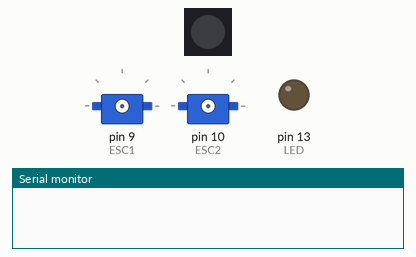
Simulated run of this sketch. Board: Arduino Mega 2560, built with avr-gcc and run on an emulated ATmega2560. On the bench: 1 RGB LEDs in strip order, left to right, 2 × servo, output pins drawn as LEDs (lit = HIGH), the last lines printed to the serial monitor. Dim RGB values are drawn brighter than linear; no radio packets arrive unless stated; pins used as bus, display or sensor lines are not drawn.

Above: at 0.1 s.
At 5.1 s:
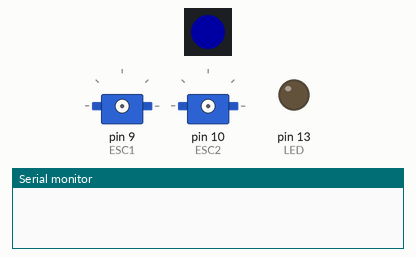
At 10.2 s:
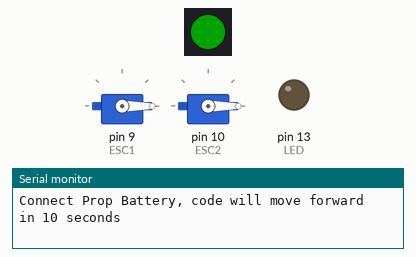
At 20.3 s:
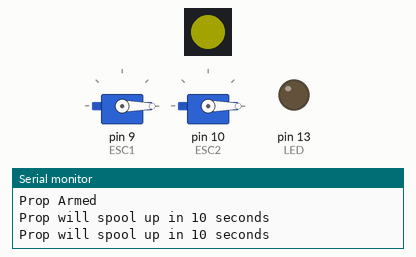
At 30.3 s:
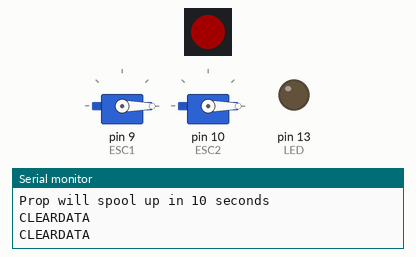
At 38.38 s:
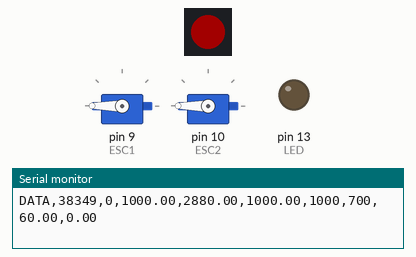
Timing chart, 0 to 39.9 s (numbered marks = the images above):
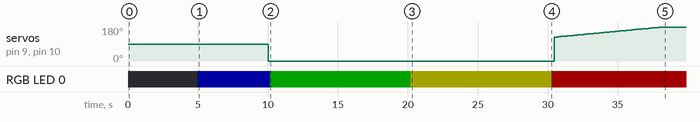

The sketch:

prop_lander_control_testing_ultra_sonic_V3.ino
```cpp
#include <Servo.h>
#include <Adafruit_NeoPixel.h>
#include <SPI.h>
#include <RH_RF69.h>

#define PIN 40 // On Trinket or Gemma, suggest changing this to 1
#define NUMPIXELS 1 // Popular NeoPixel ring size

// Change to 434.0 or other frequency, must match RX's freq!
#define RF69_FREQ 915.0

#define RFM69_CS    4
#define RFM69_INT   3
#define RFM69_RST   2
#define LED        13

Adafruit_NeoPixel pixels(NUMPIXELS, PIN, NEO_GRB + NEO_KHZ800);
Servo ESC1;
Servo ESC2;
RH_RF69 rf69(RFM69_CS, RFM69_INT); // Singleton instance of the radio driver

// PID gain definitions
float Kp = 48; // Proportional gain
float Ki = 0; // Integral gain
float Kd = 4; // Derivative gain

int desiredHeight = 60; // Desired height (in cm)

// Add a maximum and minimum limit for the integral term
float integralMax = 100; // Set these limits based on this system
float integralMin = -100;

float alpha = 0.3; // Smoothing factor (0 < smoothingFactor < 1)
float filteredOutput = 0; // Initial filtered Output

float throttleOutput = 700; // Current throttle output
float throttleTarget = 0; // Target throttle from the PID
float maxSlewRate = 50; // Maximum change per control loop (e.g., 0.5% per iteration)

int desiredDerivativeRateMin = 40; // cm/s
int desiredDerivativeRateMax = 60; // cm/s
int previousOutput = 0;

int minThrottle = 700; // Minimum throttle
int maxThrottle = 1000; // Maximum throttle

int velocityConstrainedMinThrottle = 0;
int velocityConstrainedMaxThrottle = 0;

float minHeight = 16.5;
float groundEffectHeight = 26.0;

float deltaTime = 0.050; // Controls the pace of system control loop

// Control variable definitions
float currentHeight = 0;
int previousHeight = 0;
float error = 0;
float previousError = 0;
float integral = 0;
float derivative = 0;
float pidOutput = 0;
float constrainedOutput = 0;
float slewRateLimitedOutput = 0;
unsigned long previousTime = 0;

int radioCharLength = 63;

// Defines variables for LIDAR sensor
int distance;
int check;
int i;
int uart[9];
const int HEADER = 0x59;

void getDistance() {
  if (Serial1.available()) {
    if (Serial1.read() == HEADER) {
      uart[0] = HEADER;
      if (Serial1.read() == HEADER) {
        uart[1] = HEADER;
        for (i = 2; i < 9; i++) {
          uart[i] = Serial1.read();
        }
        check = uart[0] + uart[1] + uart[2] + uart[3] + uart[4] + uart[5] + uart[6] + uart[7];
        if (uart[8] == (check & 0xff)) {
          distance = uart[2] + uart[3] * 256;
        }
      }
    }
  }
}

void setThrottle1(int throttle)
{
  throttle = map(throttle, 0, 1000, 1000, 2000);
  ESC1.writeMicroseconds(throttle);
}

void setThrottle2(int throttle)
{
  throttle = map(throttle, 0, 1000, 1000, 2000);
  ESC2.writeMicroseconds(throttle);
}

void sendRadioComms(String data)
{
  // Convert the String to a char array
  char telemetry[data.length() + 1]; // Allocate enough space
  data.toCharArray(telemetry, sizeof(telemetry)); // Convert String to char array

  char radiopacket[radioCharLength]; //Increase this value to prevent cutting off characters when sending data
  strncpy(radiopacket, telemetry, sizeof(radiopacket) - 1); // Ensure safe copy
  radiopacket[sizeof(radiopacket) - 1] = '\0'; // Null-terminate for safetry
  Serial.println(radiopacket);

  // Send a message to the DESTINATION!
  rf69.send((uint8_t *)radiopacket, strlen(radiopacket));
  rf69.waitPacketSent();

  // Now wait for a reply from the server
  Blink(LED, 1, 1); // blink LED 1 times, 1ms between blinks
}

void Blink(byte pin, byte delay_ms, byte loops)
{
  while (loops--) {
    digitalWrite(pin, HIGH);
    delay(delay_ms);
    digitalWrite(pin, LOW);
    delay(delay_ms);
  }
}

float lowPassFilter(float output) {
  // Apply low-pass filter formula
  filteredOutput = alpha * output + (1 - alpha) * filteredOutput;
  return filteredOutput;
}

int slewRateLimitedThrottle(int throttleTarget) {
  // Clamp target throttle to always stay within [70, 100]
  throttleTarget = constrain(throttleTarget, minThrottle, maxThrottle);

  float maxChange = maxSlewRate * deltaTime; // Max allowable change in this time step

  if (throttleTarget >= minThrottle && throttleTarget <= maxThrottle) {
  // Limit the rate of change
    if (throttleTarget > throttleOutput) {
      throttleOutput = min(throttleOutput + maxChange, throttleTarget);
    } else {
      throttleOutput = max(throttleOutput - maxChange, throttleTarget);
    }
  }

  // Send the limited throttle to the motor
  return throttleOutput;
}

void setup()
{
  delay(5000);

  pixels.begin(); // INITIALIZE NeoPixel strip object (REQUIRED)
  pixels.clear(); // Set all pixel colors to 'off'
  pixels.setPixelColor(0, pixels.Color(0, 0, 35));
  pixels.show();   // Send the updated pixel colors to the hardware.

  delay(5000);

  Serial.begin(115200);
  Serial1.begin(115200);

  // Everything below this comment is from RadioHead69_AddrDemo_TX_Custom code to setup radio
  pinMode(LED, OUTPUT);
  pinMode(RFM69_RST, OUTPUT);
  digitalWrite(RFM69_RST, LOW);

  // manual reset
  digitalWrite(RFM69_RST, HIGH);
  delay(10);
  digitalWrite(RFM69_RST, LOW);
  delay(10);

  if (!rf69.init()) {
    Serial.println("RFM69 radio init failed");
    while (1);
  }
  Serial.println("RFM69 radio init OK!");
  // Defaults after init are 434.0MHz, modulation GFSK_Rb250Fd250, +13dbM (for low power module)
  // No encryption
  if (!rf69.setFrequency(RF69_FREQ)) {
    Serial.println("setFrequency failed");
  }

  // If you are using a high power RF69 eg RFM69HW, you *must* set a Tx power with the
  // ishighpowermodule flag set like this:
  rf69.setTxPower(20, true);  // range from 14-20 for power, 2nd arg must be true for 69HCW

  // The encryption key has to be the same as the one in the client
  uint8_t key[] = { 0x01, 0x02, 0x03, 0x04, 0x05, 0x06, 0x07, 0x08,
                    0x01, 0x02, 0x03, 0x04, 0x05, 0x06, 0x07, 0x08 };
  rf69.setEncryptionKey(key);

  Serial.print("RFM69 radio @");  Serial.print((int)RF69_FREQ);  Serial.println(" MHz");
  // Radio code stops above this comment

  ESC1.attach(9, 1000, 2000);
  ESC2.attach(10, 1000, 2000);

  setThrottle1(0); // Set throttle to 0%
  setThrottle2(0); // Set throttle to 0%
  Serial.println("Throttle LOW");
  sendRadioComms("Throttle LOW");

  Serial.println("\nConnect Prop Battery, code will move forward in 10 seconds");
  sendRadioComms("Connect Prop Battery, code will move forward in 10 seconds");

  pixels.setPixelColor(0, pixels.Color(0, 35, 0));
  pixels.show(); // Send the updated pixel colors to the hardware.

  delay(10000);

  Serial.println("Prop Armed");
  sendRadioComms("Prop Armed");

  pixels.setPixelColor(0, pixels.Color(35, 35, 0));
  pixels.show(); // Send the updated pixel colors to the hardware.

  Serial.println("\nProp will spool up in 10 seconds");
  sendRadioComms("Prop will spool up in 10 seconds");
  delay(10000);

  pixels.setPixelColor(0, pixels.Color(35, 0, 0));
  pixels.show(); // Send the updated pixel colors to the hardware.

  Serial.println("CLEARDATA");
  sendRadioComms("CLEARDATA");

  Serial.println("LABEL,T,H,Const,PID,Slew,TMax,TMin,E,dE");
  sendRadioComms("LABEL,T,H,Const,PID,Slew,TMax,TMin,E,dE");

  Serial.println("RESETTIMER");
  sendRadioComms("RESETTIMER");
}

void loop()
{
  unsigned long currentTime = millis(); // Get current time

  // Run PID loop at regular intervals
  if (currentTime - previousTime >= deltaTime * 1000) {
    float elapsedTime = (currentTime - previousTime) / 1000.0;
    previousTime = currentTime;

    int currentHeight = distance; // Read height sensor

    error = desiredHeight - currentHeight; // Calculate error

    integral += error * elapsedTime;

    // Clamp the integral term
    integral = constrain(integral, integralMin, integralMax);

    derivative = (error - previousError) / elapsedTime; // Calculate derivative

    pidOutput = Kp * error + Ki * integral + Kd * derivative; // Compute the PID output

    slewRateLimitedOutput = slewRateLimitedThrottle(pidOutput); // Ensure output is within prop control range in terms of % throttle

    previousError = error;

    if (derivative <= -desiredDerivativeRateMin && derivative >= -desiredDerivativeRateMax && currentHeight >= groundEffectHeight) {
      velocityConstrainedMaxThrottle = max(previousOutput, velocityConstrainedMaxThrottle);
      maxSlewRate = 50;
    }

    if (derivative == 20 && previousOutput < velocityConstrainedMaxThrottle) {
      velocityConstrainedMinThrottle = previousOutput;
      maxSlewRate = 100;
    }

    if (derivative >= -desiredDerivativeRateMin && derivative <= desiredDerivativeRateMin && currentHeight <= minHeight) {
      velocityConstrainedMaxThrottle = slewRateLimitedOutput;
      velocityConstrainedMinThrottle = minThrottle;
    }

    if (currentHeight < groundEffectHeight) {
      velocityConstrainedMaxThrottle = slewRateLimitedOutput;
      velocityConstrainedMinThrottle = minThrottle;
    }

    if (derivative >= -desiredDerivativeRateMin && derivative <= desiredDerivativeRateMin && currentHeight >= groundEffectHeight) {
      maxSlewRate = 10;
    }

    constrainedOutput = constrain(slewRateLimitedOutput, velocityConstrainedMinThrottle, velocityConstrainedMaxThrottle);

    setThrottle1(constrainedOutput);
    setThrottle2(constrainedOutput);

    previousOutput = constrainedOutput;

    String data = "DATA," + String(currentTime) + "," + String(currentHeight) + "," + String(constrainedOutput) + "," + String(pidOutput) + "," + String(slewRateLimitedOutput) + "," + String(velocityConstrainedMaxThrottle) + "," + String(velocityConstrainedMinThrottle) + "," + String(error) + "," + String(derivative);

    // Call the radioComms function
    sendRadioComms(data);
  }
}
```
